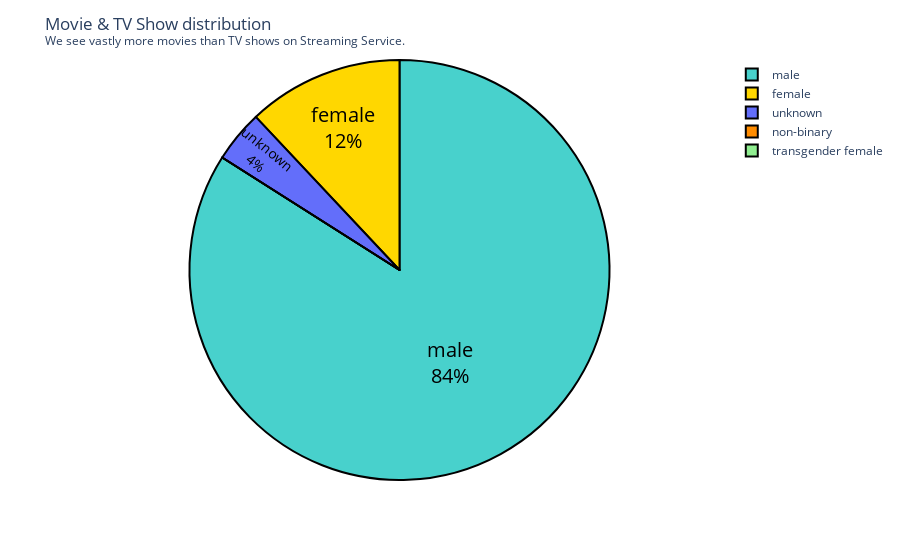

Source (notebook cell):
### Code cell
fig = px.pie(ratio, values='gender', names=ratio.index)
colors = ['gold', 'mediumturquoise', 'darkorange', 'lightgreen']
fig.update_traces(textposition='inside', textinfo='percent+label', textfont_color='#000000', textfont_size=20, marker=dict(colors=colors, line=dict(color='#000000', width=2)))
fig.update_layout(title_text='Movie & TV Show distribution<br><sup>We see vastly more movies than TV shows on Streaming Service.</sup>')
fig.show()

### Figure 1 — Plotly figure (JSON) as saved in the notebook; plotly's stock layout.template omitted (floating-point values rounded to 4 significant figures)
{"data": [{"domain": {"x": [0, 1], "y": [0, 1]}, "hovertemplate": "index=%{label}<br>gender=%{value}<extra></extra>", "labels": ["female", "male", "non-binary", "transgender female", "unknown"], "legendgroup": "", "marker": {"colors": ["gold", "mediumturquoise", "darkorange", "lightgreen"], "line": {"color": "#000000", "width": 2}}, "name": "", "showlegend": true, "textfont": {"color": "#000000", "size": 20}, "textinfo": "percent+label", "textposition": "inside", "type": "pie", "values": [0.12, 0.84, 0, 0, 0.04]}], "layout": {"legend": {"tracegroupgap": 0}, "margin": {"t": 60}, "title": {"text": "Movie & TV Show distribution<br><sup>We see vastly more movies than TV shows on Streaming Service.</sup>"}}}
